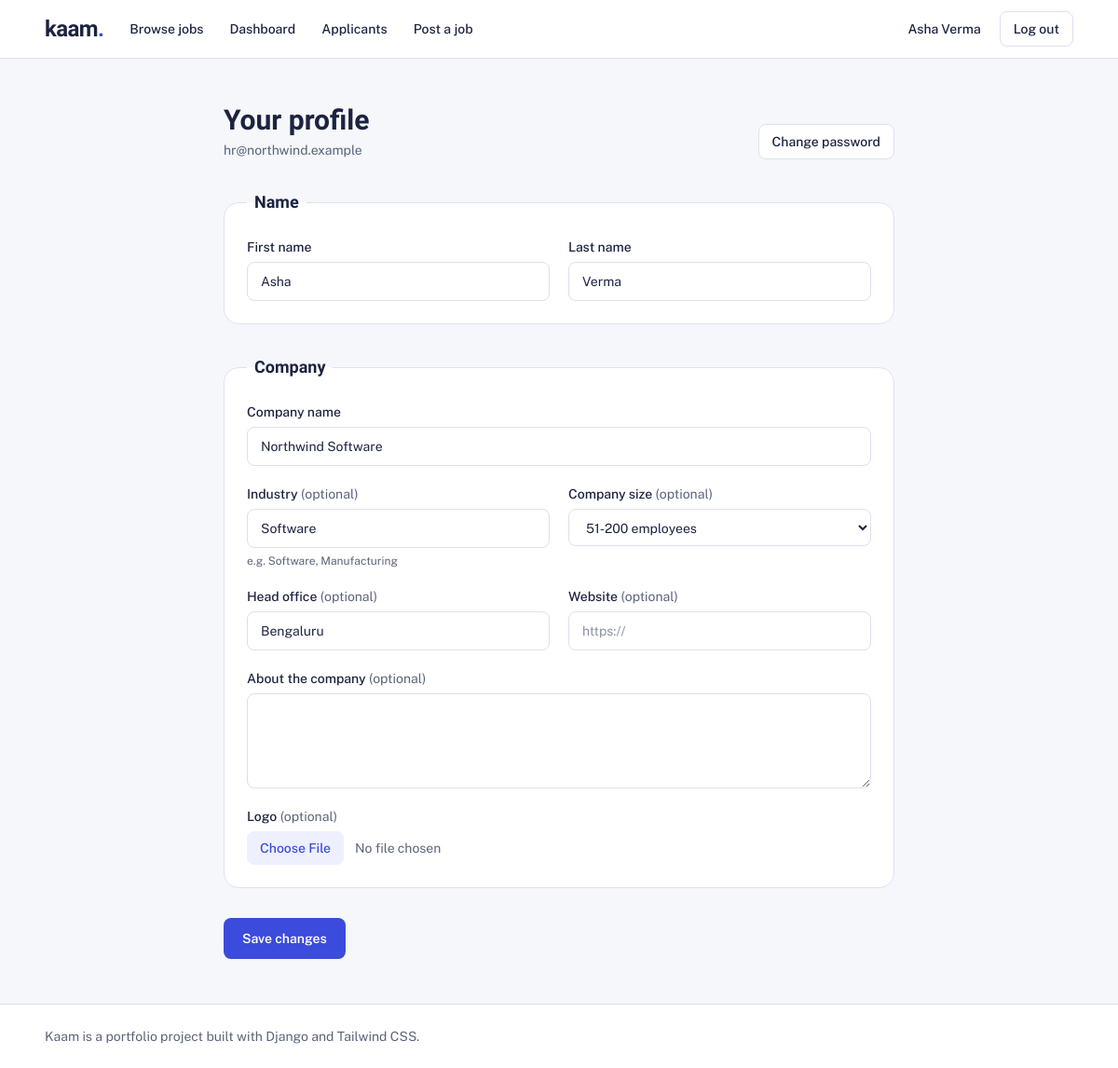
The page /accounts/profile/ (signed in) on the database its author committed.
### accounts/models.py (models this page shows, shortened)
class User(AbstractUser):
    class Role(models.TextChoices):
        EMPLOYER = "employer", "Employer"
        SEEKER = "seeker", "Job seeker"
    username = None
    email = models.EmailField("email address", unique=True)
    role = models.CharField(max_length=10, choices=Role.choices, blank=True)
    USERNAME_FIELD = "email"
    REQUIRED_FIELDS = []
    objects = UserManager()
    @property
    def is_employer(self):
        return self.role == self.Role.EMPLOYER
    @property
    def is_seeker(self):
        return self.role == self.Role.SEEKER
    @property
    def display_name(self):
        return self.get_full_name().strip() or self.email

class EmployerProfile(models.Model):
    SIZES = [
        ("1-10", "1-10 employees"),
        ("11-50", "11-50 employees"),
        ("51-200", "51-200 employees"),
        ("201-1000", "201-1000 employees"),
        ("1000+", "1000+ employees"),
    ]
    user = models.OneToOneField(settings.AUTH_USER_MODEL, on_delete=models.CASCADE, related_name="employer_profile")
    company_name = models.CharField(max_length=120)
    industry = models.CharField(max_length=80, blank=True, help_text="e.g. Software, Manufacturing")
    company_size = models.CharField(max_length=10, choices=SIZES, blank=True)
    location = models.CharField("Head office", max_length=120, blank=True)
    website = models.URLField(blank=True)
    about = models.TextField("About the company", blank=True)
    logo = models.ImageField(upload_to="logos/", blank=True)

### accounts/views.py (the view, shortened to what this page needs)
# urls.py: path("profile/", views.profile_edit, name="profile"),
@login_required
def profile_edit(request):
    user = request.user
    if user.is_seeker:
        profile, _ = SeekerProfile.objects.get_or_create(user=user)
        profile_form_class = SeekerProfileForm
    elif user.is_employer:
        profile, _ = EmployerProfile.objects.get_or_create(user=user, defaults={"company_name": user.display_name})
        profile_form_class = EmployerProfileForm
    else:
        return redirect("admin:index")
    name_form = NameForm(request.POST or None, instance=user)
    profile_form = profile_form_class(request.POST or None, request.FILES or None, instance=profile)
    return render(
        request,
        "accounts/profile_edit.html",
        {"name_form": name_form, "profile_form": profile_form, "profile": profile},
    )

### accounts/forms.py
class NameForm(TailwindFormMixin, forms.ModelForm):
    class Meta:
        model = User
        fields = ("first_name", "last_name")
    def __init__(self, *args, **kwargs):
        super().__init__(*args, **kwargs)
        self.fields["first_name"].required = True
        self.fields["last_name"].required = True

class EmployerProfileForm(EmployerSignupProfileForm):
    class Meta(EmployerSignupProfileForm.Meta):
        fields = EmployerSignupProfileForm.Meta.fields + ("about", "logo")
        widgets = {
            "website": forms.URLInput(attrs={"placeholder": "https://"}),
            "about": forms.Textarea(attrs={"rows": 4}),
        }

### core/context_processors.py (called while the page is built)
def site(request):
    return {"SITE_NAME": settings.SITE_NAME, "TAILWIND_BUILT": settings.TAILWIND_BUILT}

### templates/accounts/profile_edit.html (shortened to what this page needs)
{% extends "base.html" %}
{% block content %}
<section class="mx-auto max-w-3xl px-4 py-12 sm:px-6">
  <div class="flex flex-wrap items-end justify-between gap-3">
    <div>
      <h1 class="font-display text-3xl font-bold">Your profile</h1>
      <p class="mt-1 text-sm text-muted">{{ user.email }}</p>
    </div>
    <a href="{% url 'accounts:password_change' %}" class="rounded-lg border border-line bg-white px-3.5 py-2 text-sm font-medium hover:bg-tint">Change password</a>
  </div>
  <form method="post" enctype="multipart/form-data" class="mt-8 space-y-8" novalidate>
    <fieldset class="rounded-2xl border border-line bg-white p-6">
      <legend class="px-2 font-display text-lg font-bold">Name</legend>
      <div class="grid gap-5 sm:grid-cols-2">
        {% include "partials/_field.html" with field=name_form.first_name %}
        {% include "partials/_field.html" with field=name_form.last_name %}
      </div>
    </fieldset>
    {% if user.role == 'seeker' %}
      <fieldset class="rounded-2xl border border-line bg-white p-6">
        <legend class="px-2 font-display text-lg font-bold">Education</legend>
        <div class="grid gap-5 sm:grid-cols-2">
          {% include "partials/_field.html" with field=profile_form.education_level %}
          {% include "partials/_field.html" with field=profile_form.degree %}
          {% include "partials/_field.html" with field=profile_form.field_of_study %}
          {% include "partials/_field.html" with field=profile_form.institution %}
          {% include "partials/_field.html" with field=profile_form.graduation_year %}
          {% include "partials/_field.html" with field=profile_form.cgpa %}
        </div>
      </fieldset>
      <fieldset class="rounded-2xl border border-line bg-white p-6">
        <legend class="px-2 font-display text-lg font-bold">Work preferences</legend>
        <div class="grid gap-5 sm:grid-cols-2">
          {% include "partials/_radio_cards.html" with field=profile_form.preferred_work_mode %}
          {% include "partials/_field.html" with field=profile_form.experience_years %}
          {% include "partials/_field.html" with field=profile_form.skills %}
        </div>
      </fieldset>
      <fieldset class="rounded-2xl border border-line bg-white p-6">
        <legend class="px-2 font-display text-lg font-bold">About you</legend>
        <div class="grid gap-5 sm:grid-cols-2">
          {% include "partials/_field.html" with field=profile_form.headline wide=True %}
          {% include "partials/_field.html" with field=profile_form.phone %}
          {% include "partials/_field.html" with field=profile_form.city %}
          {% include "partials/_field.html" with field=profile_form.about wide=True %}
          {% include "partials/_field.html" with field=profile_form.linkedin_url %}
          {% include "partials/_field.html" with field=profile_form.github_url %}
          <div class="sm:col-span-2">
            {% include "partials/_field.html" with field=profile_form.resume %}
            {% if profile.resume %}
              <p class="mt-2 text-sm"><a class="font-medium text-brand hover:underline" target="_blank" href="{% url 'jobs:resume' profile.pk %}">View current resume</a></p>
            {% endif %}
          </div>
        </div>
      </fieldset>
    {% else %}
      <fieldset class="rounded-2xl border border-line bg-white p-6">
        <legend class="px-2 font-display text-lg font-bold">Company</legend>
        <div class="grid gap-5 sm:grid-cols-2">
          {% include "partials/_field.html" with field=profile_form.company_name wide=True %}
          {% include "partials/_field.html" with field=profile_form.industry %}
          {% include "partials/_field.html" with field=profile_form.company_size %}
          {% include "partials/_field.html" with field=profile_form.location %}
          {% include "partials/_field.html" with field=profile_form.website %}
          {% include "partials/_field.html" with field=profile_form.about wide=True %}
          {% include "partials/_field.html" with field=profile_form.logo wide=True %}
        </div>
      </fieldset>
    {% endif %}
    <button type="submit" class="rounded-lg bg-brand px-5 py-3 text-sm font-semibold text-white hover:bg-brand-dark">Save changes</button>
  </form>
</section>
{% endblock %}

### templates/base.html (shortened to what this page needs)
{% load static %}<!DOCTYPE html>
<html lang="en" class="h-full">
<head>
  {% if TAILWIND_BUILT %}
    <link rel="stylesheet" href="{% static 'css/tailwind.css' %}">
  {% else %}
    <script src="https://cdn.tailwindcss.com"></script>
  {% endif %}
  <link rel="stylesheet" href="{% static 'css/app.css' %}">
</head>
<body class="flex min-h-full flex-col bg-paper font-sans text-ink">
  <header class="border-b border-line bg-white">
    <nav class="mx-auto flex max-w-6xl items-center justify-between gap-4 px-4 py-3 sm:px-6" aria-label="Main">
      <a href="{% url 'core:home' %}" class="font-display text-2xl font-bold tracking-tight text-ink">{{ SITE_NAME|lower }}<span class="text-brand">.</span></a>
      <div id="nav-menu" class="absolute left-0 right-0 top-[57px] z-40 hidden flex-col gap-1 border-b border-line bg-white px-4 py-3 md:static md:flex md:flex-1 md:flex-row md:items-center md:justify-between md:border-0 md:p-0">
        <div class="flex flex-col gap-1 md:flex-row md:items-center md:gap-1">
          <a href="{% url 'jobs:list' %}" class="rounded-lg px-3 py-2 text-sm font-medium text-ink hover:bg-tint">Browse jobs</a>
          {% if user.is_authenticated %}
            {% if user.role == 'employer' %}
              <a href="{% url 'jobs:employer_dashboard' %}" class="rounded-lg px-3 py-2 text-sm font-medium hover:bg-tint">Dashboard</a>
              <a href="{% url 'jobs:applicants' %}" class="rounded-lg px-3 py-2 text-sm font-medium hover:bg-tint">Applicants</a>
              <a href="{% url 'jobs:create' %}" class="rounded-lg px-3 py-2 text-sm font-medium hover:bg-tint">Post a job</a>
            {% elif user.role == 'seeker' %}
              <a href="{% url 'jobs:my_applications' %}" class="rounded-lg px-3 py-2 text-sm font-medium hover:bg-tint">My applications</a>
            {% endif %}
          {% endif %}
        </div>
        <div class="mt-2 flex flex-col gap-2 md:mt-0 md:flex-row md:items-center">
          {% if user.is_authenticated %}
            <a href="{% url 'accounts:profile' %}" class="rounded-lg px-3 py-2 text-sm font-medium hover:bg-tint">{{ user.display_name }}</a>
            <form method="post" action="{% url 'accounts:logout' %}">
              <button type="submit" class="w-full rounded-lg border border-line px-3.5 py-2 text-sm font-medium hover:bg-tint md:w-auto">Log out</button>
            </form>
          {% else %}
            <a href="{% url 'accounts:login' %}" class="rounded-lg border border-line px-3.5 py-2 text-center text-sm font-medium hover:bg-tint">Log in</a>
            <a href="{% url 'core:home' %}#start" class="rounded-lg bg-brand px-3.5 py-2 text-center text-sm font-medium text-white hover:bg-brand-dark">Sign up</a>
          {% endif %}
        </div>
      </div>
    </nav>
  </header>
  <main id="main" class="flex-1">
    {% block content %}{% endblock %}
  </main>
  <footer class="border-t border-line bg-white">
    <div class="mx-auto flex max-w-6xl flex-col gap-2 px-4 py-6 text-sm text-muted sm:flex-row sm:items-center sm:justify-between sm:px-6">
      <p>{{ SITE_NAME }} is a portfolio project built with Django and Tailwind CSS.</p>
    </div>
  </footer>
</body>
</html>

### templates/partials/_field.html (shortened to what this page needs)
<div class="{% if wide %}sm:col-span-2{% endif %}">
  {% if field.field.widget.input_type == "checkbox" %}
    <label class="flex items-center gap-2 text-sm text-ink">{{ field }}<span>{{ field.label }}</span></label>
  {% else %}
    <label for="{{ field.id_for_label }}" class="mb-1.5 block text-sm font-medium text-ink">
      {{ field.label }}{% if not field.field.required and not bare %}<span class="font-normal text-muted"> (optional)</span>{% endif %}
    </label>
    {{ field }}
  {% endif %}
  {% if field.help_text %}<p class="mt-1.5 text-xs text-muted">{{ field.help_text }}</p>{% endif %}
</div>

### static/css/app.css (style rules this page uses)
html { scroll-behavior: smooth; }
body { -webkit-font-smoothing: antialiased; }

### rows shown on the page
User: display_name "Asha Verma", email "hr@northwind.example", first_name "Asha", last_name "Verma"
EmployerProfile: company_name "Northwind Software", industry "Software", company_size "51-200 employees", location "Bengaluru"

### other values the page prints
{{ SITE_NAME|lower }} "kaam"
{{ field.label }} "First name Last name Company name Industry Company size Head office Website About the company Logo"
{{ field.help_text }} "e.g. Software, Manufacturing"
{{ SITE_NAME }} "Kaam"
